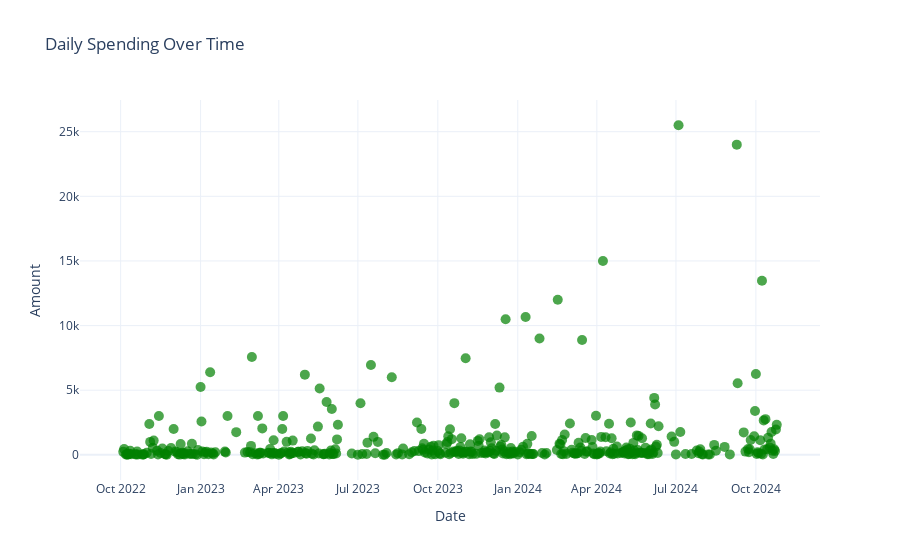

The cell this chart's notebook holds for it:
### Code cell
fig = px.scatter(daily_spending, x='Date', y='Amount', title='Daily Spending Over Time')
fig.update_traces(marker=dict(color='green'))
fig.update_layout(
    xaxis_title='Date',
    yaxis_title='Amount',
    title='Daily Spending Over Time',
    template='plotly_white'
)
fig.update_traces(marker=dict(size=10, color='green', opacity=0.7))

### Figure 1 — Plotly figure (JSON) as saved in the notebook; plotly's stock layout.template omitted (floating-point values rounded to 4 significant figures; data arrays with more than 128 entries replaced by an {"elided": "..."} marker saying what was removed)
{"data": [{"hovertemplate": "Date=%{x}<br>Amount=%{y}<extra></extra>", "legendgroup": "", "marker": {"color": "green", "opacity": 0.7, "size": 10, "symbol": "circle"}, "mode": "markers", "name": "", "orientation": "v", "showlegend": false, "type": "scatter", "x": {"elided": "390 str values"}, "xaxis": "x", "y": {"elided": "390 float values"}, "yaxis": "y"}], "layout": {"legend": {"tracegroupgap": 0}, "title": {"text": "Daily Spending Over Time"}, "xaxis": {"anchor": "y", "domain": [0, 1], "title": {"text": "Date"}}, "yaxis": {"anchor": "x", "domain": [0, 1], "title": {"text": "Amount"}}}}
